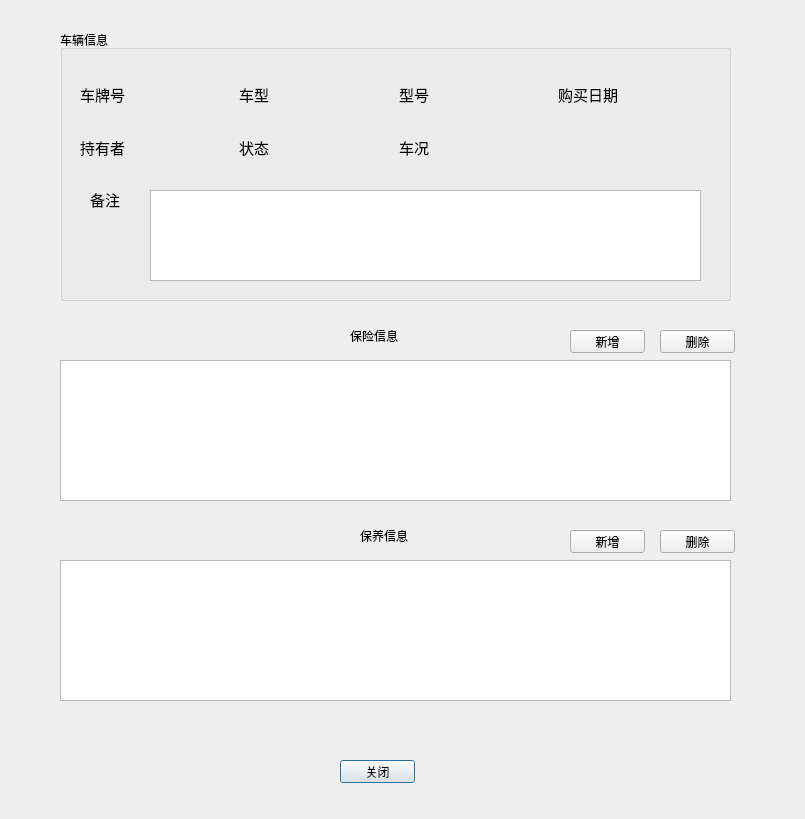
<?xml version="1.0" encoding="UTF-8"?>
<ui version="4.0">
 <class>CarDetail</class>
 <widget class="QDialog" name="CarDetail">
  <property name="geometry">
   <rect>
    <x>0</x>
    <y>0</y>
    <width>805</width>
    <height>819</height>
   </rect>
  </property>
  <property name="windowTitle">
   <string>车辆详细信息</string>
  </property>
  <widget class="QGroupBox" name="groupBox">
   <property name="geometry">
    <rect>
     <x>60</x>
     <y>30</y>
     <width>671</width>
     <height>271</height>
    </rect>
   </property>
   <property name="title">
    <string>车辆信息</string>
   </property>
   <widget class="QTextBrowser" name="textBrowser">
    <property name="geometry">
     <rect>
      <x>90</x>
      <y>160</y>
      <width>551</width>
      <height>91</height>
     </rect>
    </property>
   </widget>
   <widget class="QLabel" name="label_8">
    <property name="geometry">
     <rect>
      <x>30</x>
      <y>150</y>
      <width>41</width>
      <height>38</height>
     </rect>
    </property>
    <property name="font">
     <font>
      <family>新宋体</family>
      <pointsize>11</pointsize>
     </font>
    </property>
    <property name="text">
     <string>备注</string>
    </property>
   </widget>
   <widget class="QWidget" name="layoutWidget">
    <property name="geometry">
     <rect>
      <x>20</x>
      <y>40</y>
      <width>631</width>
      <height>101</height>
     </rect>
    </property>
    <layout class="QGridLayout" name="gridLayout" columnstretch="0,0,0,0,0,0,0,0">
     <item row="0" column="3">
      <widget class="QLabel" name="labelType">
       <property name="text">
        <string/>
       </property>
      </widget>
     </item>
     <item row="2" column="3">
      <widget class="QLabel" name="labelCondition">
       <property name="text">
        <string/>
       </property>
      </widget>
     </item>
     <item row="0" column="5">
      <widget class="QLabel" name="labelBrand">
       <property name="text">
        <string/>
       </property>
      </widget>
     </item>
     <item row="2" column="5">
      <widget class="QLabel" name="labelPerform">
       <property name="text">
        <string/>
       </property>
      </widget>
     </item>
     <item row="0" column="0">
      <widget class="QLabel" name="label">
       <property name="font">
        <font>
         <family>新宋体</family>
         <pointsize>11</pointsize>
        </font>
       </property>
       <property name="text">
        <string>车牌号</string>
       </property>
      </widget>
     </item>
     <item row="0" column="2">
      <widget class="QLabel" name="label_2">
       <property name="font">
        <font>
         <family>新宋体</family>
         <pointsize>11</pointsize>
        </font>
       </property>
       <property name="text">
        <string>车型</string>
       </property>
      </widget>
     </item>
     <item row="0" column="4">
      <widget class="QLabel" name="label_3">
       <property name="font">
        <font>
         <family>新宋体</family>
         <pointsize>11</pointsize>
        </font>
       </property>
       <property name="text">
        <string>型号</string>
       </property>
      </widget>
     </item>
     <item row="2" column="1">
      <widget class="QLabel" name="labelKeeper">
       <property name="text">
        <string/>
       </property>
      </widget>
     </item>
     <item row="0" column="1">
      <widget class="QLabel" name="labelID">
       <property name="text">
        <string/>
       </property>
      </widget>
     </item>
     <item row="2" column="4">
      <widget class="QLabel" name="label_7">
       <property name="font">
        <font>
         <family>新宋体</family>
         <pointsize>11</pointsize>
        </font>
       </property>
       <property name="text">
        <string>车况</string>
       </property>
      </widget>
     </item>
     <item row="2" column="2">
      <widget class="QLabel" name="label_6">
       <property name="font">
        <font>
         <family>新宋体</family>
         <pointsize>11</pointsize>
        </font>
       </property>
       <property name="text">
        <string>状态</string>
       </property>
      </widget>
     </item>
     <item row="0" column="6">
      <widget class="QLabel" name="label_4">
       <property name="font">
        <font>
         <family>新宋体</family>
         <pointsize>11</pointsize>
        </font>
       </property>
       <property name="text">
        <string>购买日期</string>
       </property>
      </widget>
     </item>
     <item row="2" column="0">
      <widget class="QLabel" name="label_5">
       <property name="font">
        <font>
         <family>新宋体</family>
         <pointsize>11</pointsize>
        </font>
       </property>
       <property name="text">
        <string>持有者</string>
       </property>
      </widget>
     </item>
     <item row="0" column="7">
      <widget class="QLabel" name="labelDateofBuy">
       <property name="text">
        <string/>
       </property>
      </widget>
     </item>
    </layout>
   </widget>
  </widget>
  <widget class="QTableView" name="tableViewInsure">
   <property name="geometry">
    <rect>
     <x>60</x>
     <y>360</y>
     <width>671</width>
     <height>141</height>
    </rect>
   </property>
  </widget>
  <widget class="QTableView" name="tableViewMaintain">
   <property name="geometry">
    <rect>
     <x>60</x>
     <y>560</y>
     <width>671</width>
     <height>141</height>
    </rect>
   </property>
  </widget>
  <widget class="QLabel" name="label_17">
   <property name="geometry">
    <rect>
     <x>350</x>
     <y>330</y>
     <width>54</width>
     <height>12</height>
    </rect>
   </property>
   <property name="text">
    <string>保险信息</string>
   </property>
  </widget>
  <widget class="QLabel" name="label_18">
   <property name="geometry">
    <rect>
     <x>360</x>
     <y>530</y>
     <width>54</width>
     <height>12</height>
    </rect>
   </property>
   <property name="text">
    <string>保养信息</string>
   </property>
  </widget>
  <widget class="QPushButton" name="pushButton">
   <property name="geometry">
    <rect>
     <x>340</x>
     <y>760</y>
     <width>75</width>
     <height>23</height>
    </rect>
   </property>
   <property name="text">
    <string>关闭</string>
   </property>
  </widget>
  <widget class="QPushButton" name="pushButtonAddInsure">
   <property name="geometry">
    <rect>
     <x>570</x>
     <y>330</y>
     <width>75</width>
     <height>23</height>
    </rect>
   </property>
   <property name="text">
    <string>新增</string>
   </property>
  </widget>
  <widget class="QPushButton" name="pushButtonDelInsure">
   <property name="geometry">
    <rect>
     <x>660</x>
     <y>330</y>
     <width>75</width>
     <height>23</height>
    </rect>
   </property>
   <property name="text">
    <string>删除</string>
   </property>
  </widget>
  <widget class="QPushButton" name="pushButtonAddMaintain">
   <property name="geometry">
    <rect>
     <x>570</x>
     <y>530</y>
     <width>75</width>
     <height>23</height>
    </rect>
   </property>
   <property name="text">
    <string>新增</string>
   </property>
  </widget>
  <widget class="QPushButton" name="pushButtonDelMaintain">
   <property name="geometry">
    <rect>
     <x>660</x>
     <y>530</y>
     <width>75</width>
     <height>23</height>
    </rect>
   </property>
   <property name="text">
    <string>删除</string>
   </property>
  </widget>
 </widget>
 <resources/>
 <connections/>
</ui>
